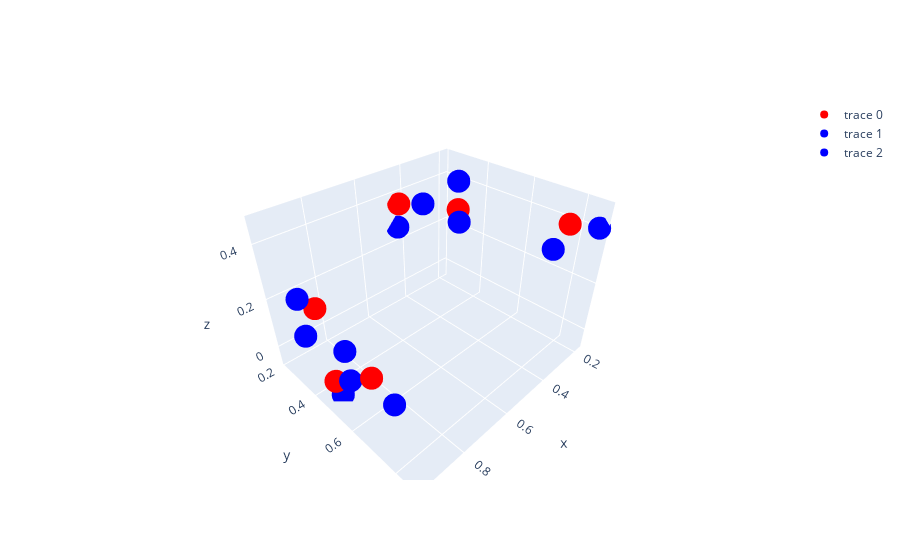

Notebook code for this chart:
### Markdown cell above
## The cell right below is to plot the sys. which has the lowest energy under the condition defined above - using interactive: version 1

### Code cell
#split OXYGEN atoms in red, HYDROGEN atoms in blue
xall=[]
yall=[]
zall=[]
for i in range(int(len(rall))):
    xall.append(float(rall[i][0])*1e9)
    yall.append(float(rall[i][1])*1e9)
    zall.append(float(rall[i][2])*1e9)
#print('xall:',xall)
print('potl_E_sum:',potl_E_sum, 'J')

#-------plot------3D-coord of the lowest E_energy-------
#plot the lowest E atoms posi.(interactive)
fig = make_subplots()
O_atoms = go.Scatter3d(x=xall[::3], y=yall[::3], z=zall[::3],mode='markers',marker = {'color' : 'red'})
H_atoms01 = go.Scatter3d(x=xall[1::3], y=yall[1::3], z=zall[1::3],mode='markers',marker = {'color' : 'blue'})
H_atoms02 = go.Scatter3d(x=xall[2::3], y=yall[2::3], z=zall[2::3],mode='markers',marker = {'color' : 'blue'})

fig.add_trace(O_atoms)
fig.add_trace(H_atoms01)
fig.add_trace(H_atoms02)

fig.show()

### Figure 1 — Plotly figure (JSON) as saved in the notebook; plotly's stock layout.template omitted (floating-point values rounded to 4 significant figures)
{"data": [{"marker": {"color": "red"}, "mode": "markers", "type": "scatter3d", "x": [0.4391, 0.3523, 0.9496, 0.2523, 0.8715, 0.939], "y": [0.2216, 0.4334, 0.4882, 0.8038, 0.2856, 0.6668], "z": [0.3623, 0.3818, 0.02544, 0.4236, 0.154, 0.1624]}, {"marker": {"color": "blue"}, "mode": "markers", "type": "scatter3d", "x": [0.4, 0.4205, 0.8797, 0.1825, 0.9275, 0.9219], "y": [0.3076, 0.5007, 0.447, 0.8674, 0.2976, 0.7363], "z": [0.3777, 0.3822, 0.07629, 0.4077, 0.07722, 0.09875]}, {"marker": {"color": "blue"}, "mode": "markers", "type": "scatter3d", "x": [0.4427, 0.3349, 0.9247, 0.2812, 0.9301, 0.958], "y": [0.2136, 0.4163, 0.4735, 0.7775, 0.2981, 0.5895], "z": [0.2669, 0.4744, -0.06587, 0.3361, 0.2287, 0.109]}], "layout": {"xaxis": {"anchor": "y", "domain": [0, 1]}, "yaxis": {"anchor": "x", "domain": [0, 1]}}}
